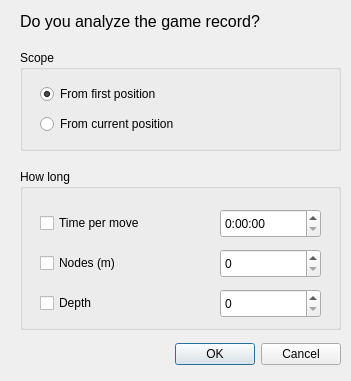
<?xml version="1.0" encoding="UTF-8"?>
<ui version="4.0">
 <class>AnalysisDialog</class>
 <widget class="QDialog" name="AnalysisDialog">
  <property name="geometry">
   <rect>
    <x>0</x>
    <y>0</y>
    <width>351</width>
    <height>381</height>
   </rect>
  </property>
  <property name="windowTitle">
   <string>Dialog</string>
  </property>
  <widget class="QDialogButtonBox" name="buttonBox">
   <property name="geometry">
    <rect>
     <x>160</x>
     <y>340</y>
     <width>181</width>
     <height>29</height>
    </rect>
   </property>
   <property name="standardButtons">
    <set>QDialogButtonBox::Cancel|QDialogButtonBox::Ok</set>
   </property>
  </widget>
  <widget class="QGroupBox" name="scopeGroupBox">
   <property name="geometry">
    <rect>
     <x>20</x>
     <y>50</y>
     <width>321</width>
     <height>101</height>
    </rect>
   </property>
   <property name="title">
    <string>Scope</string>
   </property>
   <widget class="QRadioButton" name="allRadioButton">
    <property name="geometry">
     <rect>
      <x>20</x>
      <y>30</y>
      <width>261</width>
      <height>28</height>
     </rect>
    </property>
    <property name="text">
     <string>From first position</string>
    </property>
    <property name="checked">
     <bool>true</bool>
    </property>
   </widget>
   <widget class="QRadioButton" name="currentPosRadioButton">
    <property name="geometry">
     <rect>
      <x>20</x>
      <y>60</y>
      <width>261</width>
      <height>28</height>
     </rect>
    </property>
    <property name="text">
     <string>From current position</string>
    </property>
    <property name="checked">
     <bool>false</bool>
    </property>
   </widget>
  </widget>
  <widget class="QGroupBox" name="timeGroupBox">
   <property name="geometry">
    <rect>
     <x>20</x>
     <y>169</y>
     <width>321</width>
     <height>161</height>
    </rect>
   </property>
   <property name="title">
    <string>How long</string>
   </property>
   <widget class="QCheckBox" name="timeCheckBox">
    <property name="geometry">
     <rect>
      <x>20</x>
      <y>40</y>
      <width>181</width>
      <height>28</height>
     </rect>
    </property>
    <property name="text">
     <string>Time per move</string>
    </property>
   </widget>
   <widget class="QCheckBox" name="nodesCheckBox">
    <property name="geometry">
     <rect>
      <x>20</x>
      <y>80</y>
      <width>181</width>
      <height>28</height>
     </rect>
    </property>
    <property name="text">
     <string>Nodes (m)</string>
    </property>
   </widget>
   <widget class="QCheckBox" name="depthCheckBox">
    <property name="geometry">
     <rect>
      <x>20</x>
      <y>120</y>
      <width>181</width>
      <height>28</height>
     </rect>
    </property>
    <property name="text">
     <string>Depth</string>
    </property>
   </widget>
   <widget class="QTimeEdit" name="timeEdit">
    <property name="geometry">
     <rect>
      <x>200</x>
      <y>40</y>
      <width>101</width>
      <height>29</height>
     </rect>
    </property>
    <property name="displayFormat">
     <string>H:mm:ss</string>
    </property>
   </widget>
   <widget class="QSpinBox" name="nodesSpinBox">
    <property name="geometry">
     <rect>
      <x>200</x>
      <y>80</y>
      <width>101</width>
      <height>29</height>
     </rect>
    </property>
    <property name="value">
     <number>0</number>
    </property>
   </widget>
   <widget class="QSpinBox" name="depthSpinBox">
    <property name="geometry">
     <rect>
      <x>200</x>
      <y>120</y>
      <width>101</width>
      <height>29</height>
     </rect>
    </property>
   </widget>
  </widget>
  <widget class="QLabel" name="label">
   <property name="geometry">
    <rect>
     <x>20</x>
     <y>10</y>
     <width>291</width>
     <height>22</height>
    </rect>
   </property>
   <property name="font">
    <font>
     <pointsize>12</pointsize>
    </font>
   </property>
   <property name="text">
    <string>Do you analyze the game record?</string>
   </property>
  </widget>
 </widget>
 <resources/>
 <connections/>
</ui>
